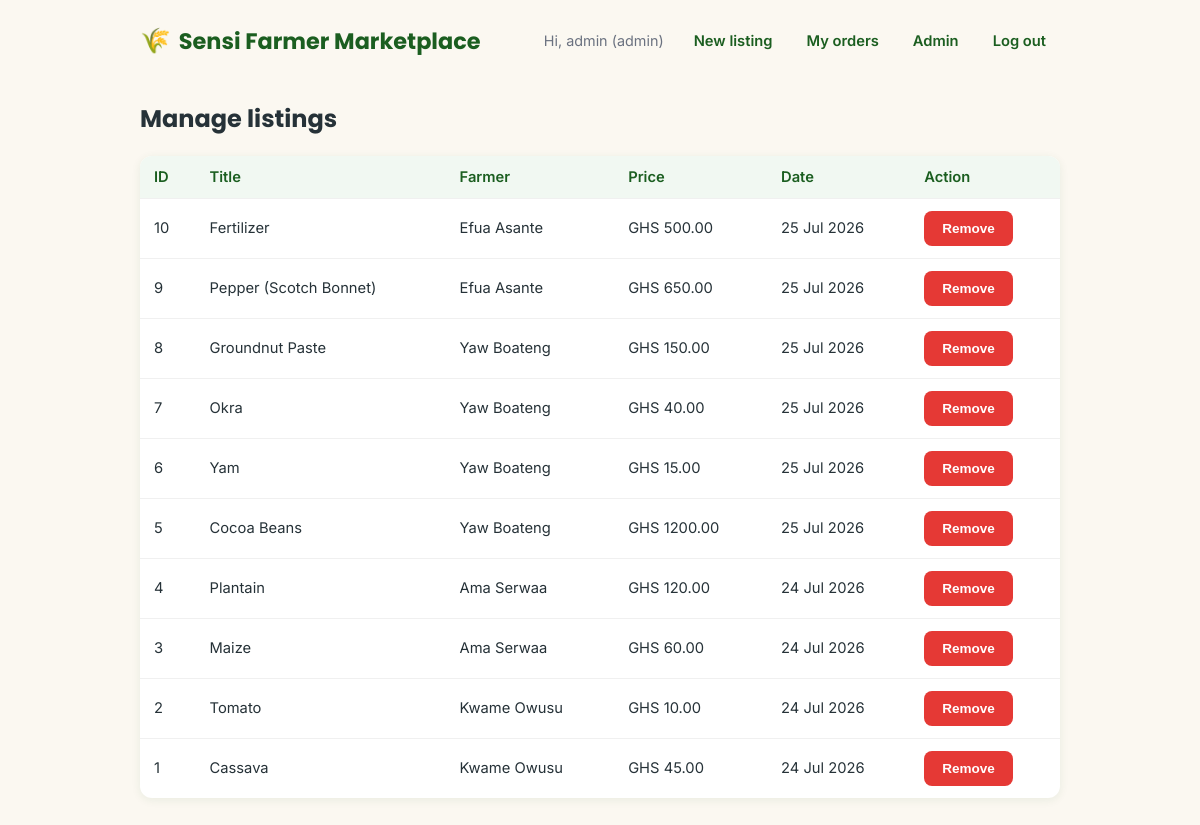
Screenshot of /admin/listings (signed in) with the database file from the repository.
### app.py (models this page shows, shortened)
class User(UserMixin, db.Model):
    id = db.Column(db.Integer, primary_key=True)
    username = db.Column(db.String(80), unique=True, nullable=False)
    password_hash = db.Column(db.String(200), nullable=False)
    role = db.Column(db.String(20), default="farmer")  # farmer, buyer, or admin

class Listing(db.Model):
    id = db.Column(db.Integer, primary_key=True)
    title = db.Column(db.String(120), nullable=False)
    description = db.Column(db.Text)
    crop_type = db.Column(db.String(80))
    quantity = db.Column(db.String(80))  # e.g. "50 kg", "20 bags"
    location = db.Column(db.String(120))
    price = db.Column(db.Float, nullable=False)
    image_filename = db.Column(db.String(200))
    created_at = db.Column(db.DateTime, default=datetime.utcnow)
    farmer_id = db.Column(db.Integer, db.ForeignKey("user.id"), nullable=False)
    farmer = db.relationship("User", backref="listings")

### app.py (the view)
@app.route("/admin/listings")
@login_required
@admin_required
def admin_listings():
    listings = Listing.query.order_by(Listing.created_at.desc()).all()
    return render_template("admin_listings.html", listings=listings)

### app.py (called while the page is built)
@login_manager.user_loader
def load_user(user_id):
    return User.query.get(int(user_id))

def admin_required(f):
    @wraps(f)
    def wrapper(*args, **kwargs):
        if not current_user.is_authenticated or current_user.role != "admin":
            abort(403)
        return f(*args, **kwargs)
    return wrapper

### templates/admin_listings.html
{% extends "base.html" %}
{% block content %}
<h2>Manage listings</h2>
<table>
  <tr><th>ID</th><th>Title</th><th>Farmer</th><th>Price</th><th>Date</th><th>Action</th></tr>
  {% for listing in listings %}
    <tr>
      <td>{{ listing.id }}</td>
      <td>{{ listing.title }}</td>
      <td>{{ listing.farmer.username }}</td>
      <td>GHS {{ "%.2f"|format(listing.price) }}</td>
      <td>{{ listing.created_at.strftime('%d %b %Y') }}</td>
      <td>
        <form method="post" action="{{ url_for('admin_delete_listing', listing_id=listing.id) }}"
              onsubmit="return confirm('Remove this listing?');" style="display:inline;">
          <button type="submit" class="btn-danger">Remove</button>
        </form>
      </td>
    </tr>
  {% endfor %}
</table>
{% endblock %}

### templates/base.html (shortened to what this page needs)
<!doctype html>
<html lang="en">
<head>
</head>
<body>
  <header>
    <a href="{{ url_for('index') }}" class="brand">Sensi Farmer Marketplace</a>
    <nav>
      {% if current_user.is_authenticated %}
        <span class="hello">Hi, {{ current_user.username }} ({{ current_user.role }})</span>
        <a href="{{ url_for('new_listing') }}">New listing</a>
        <a href="{{ url_for('my_orders') }}">My orders</a>
        {% if current_user.role == 'admin' %}
          <a href="{{ url_for('admin_dashboard') }}">Admin</a>
        {% endif %}
        <a href="{{ url_for('logout') }}">Log out</a>
      {% else %}
        <a href="{{ url_for('login') }}">Log in</a>
        <a href="{{ url_for('register') }}">Register</a>
      {% endif %}
    </nav>
  </header>
  {% block content %}{% endblock %}
</body>
</html>

### templates/base.html (style rules this page uses)
:root { --green-dark: #1b5e20; --green: #2e7d32; --green-light: #66bb6a; --cream: #fbf8f1; --earth: #8d6e63; --gold: #f9a825; --danger: #e53935; --text: #263238; --muted: #6b7280; --card-shadow: 0 2px 10px rgba(27, 94, 32, 0.08); --card-shadow-hover: 0 6px 20px rgba(27, 94, 32, 0.14); }
* { box-sizing: border-box; }
body { font-family: 'Inter', Arial, sans-serif; max-width: 960px; margin: 0 auto; padding: 0 20px 60px; color: var(--text); background: var(--cream); }
h1, h2, h3, .brand { font-family: 'Poppins', Arial, sans-serif; }
header { display: flex; justify-content: space-between; align-items: center; padding: 22px 0; margin-bottom: 8px; }
.brand { color: var(--green-dark); text-decoration: none; font-weight: 700; font-size: 1.4em; display: flex; align-items: center; gap: 8px; }
.brand::before { content: "🌾"; font-size: 1.1em; }
nav { display: flex; align-items: center; gap: 6px; flex-wrap: wrap; }
nav span.hello { color: var(--muted); font-size: 0.9em; margin-right: 10px; }
nav a { color: var(--green-dark); text-decoration: none; font-weight: 600; font-size: 0.92em; padding: 8px 14px; border-radius: 8px; transition: background 0.15s ease; }
button, .btn { background: var(--green); color: white; border: none; padding: 10px 18px; border-radius: 8px; cursor: pointer; text-decoration: none; display: inline-block; font-weight: 600; font-size: 0.92em; transition: background 0.15s ease, transform 0.1s ease; }
.btn-danger { background: var(--danger); }
table { width: 100%; border-collapse: collapse; margin-top: 14px; background: white; border-radius: 12px; overflow: hidden; box-shadow: var(--card-shadow); }
th, td { text-align: left; padding: 12px 14px; border-bottom: 1px solid #f0f0f0; font-size: 0.92em; }
th { background: #f1f8f2; color: var(--green-dark); font-weight: 600; }
tr:last-child td { border-bottom: none; }

### rows the page displays
User: username "admin", role "admin"
Listing: id "10", title "Fertilizer", farmer.username "Efua Asante", price "500.00", created_at "25 Jul 2026"
Listing: id "9", title "Pepper (Scotch Bonnet)", farmer.username "Efua Asante", price "650.00", created_at "25 Jul 2026"
Listing: id "8", title "Groundnut Paste", farmer.username "Yaw Boateng", price "150.00", created_at "25 Jul 2026"
Listing: id "7", title "Okra", farmer.username "Yaw Boateng", price "40.00", created_at "25 Jul 2026"
Listing: id "6", title "Yam", farmer.username "Yaw Boateng", price "15.00", created_at "25 Jul 2026"
Listing: id "5", title "Cocoa Beans", farmer.username "Yaw Boateng", price "1200.00", created_at "25 Jul 2026"
Listing: id "4", title "Plantain", farmer.username "Ama Serwaa", price "120.00", created_at "24 Jul 2026"
Listing: id "3", title "Maize", farmer.username "Ama Serwaa", price "60.00", created_at "24 Jul 2026"
Listing: id "2", title "Tomato", farmer.username "Kwame Owusu", price "10.00", created_at "24 Jul 2026"
Listing: id "1", title "Cassava", farmer.username "Kwame Owusu", price "45.00", created_at "24 Jul 2026"
